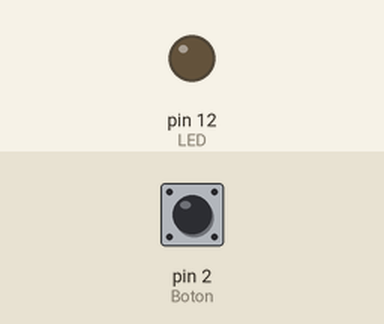
Recording of a sketch running on a simulated Arduino Uno, built with avr-gcc and run on an emulated ATmega328P. Shown: output pins drawn as LEDs (lit = HIGH). The test bench sets the inputs (shaded band); at power-on: pin 2 (Boton) LOW.

Above: at 1.2 s.
1.3 s: pin 2 (Boton) pulled HIGH for 0.15 s
At 1.37 s:
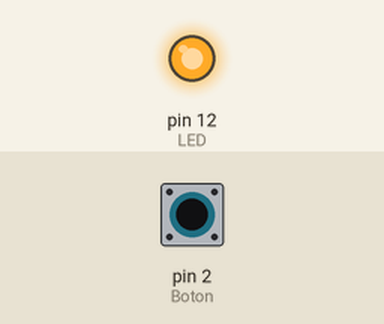
2.9 s: pin 2 (Boton) pulled HIGH for 3.2 s
At 7.4 s:
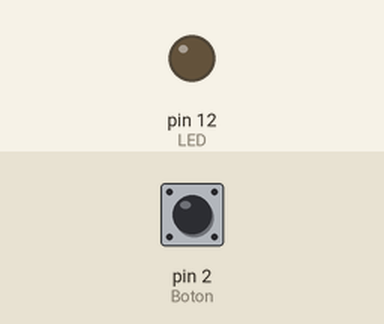
Timing chart, 0 to 8.9 s (numbered marks = the images above; inputs shaded):
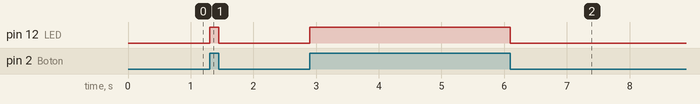

Measured:
- after the input at 1.3 s, pin 12 (LED): LOW → HIGH at once, → LOW 0.15 s later
- after the input at 2.9 s, pin 12 (LED): LOW → HIGH at once, → LOW 3.2 s later

The sketch:

botonLed.ino
```cpp
//LED y Boton
int LED=12;
int Boton=2;

void setup() {
  // put your setup code here, to run once:
  pinMode(LED,OUTPUT);
  pinMode(Boton,INPUT);
}

void loop() {
  // put your main code here, to run repeatedly:

  if( digitalRead(Boton) == HIGH)
  {
    digitalWrite(LED,HIGH);
  }
  else
  {
    digitalWrite(LED,LOW);
  }


}
```
